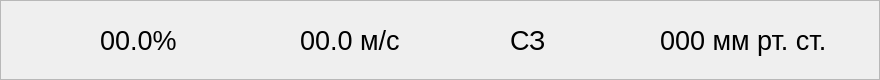
     <widget class="QFrame" name="frame">
      <property name="geometry">
       <rect>
        <x>100</x>
        <y>500</y>
        <width>880</width>
        <height>80</height>
       </rect>
      </property>
      <property name="minimumSize">
       <size>
        <width>880</width>
        <height>80</height>
       </size>
      </property>
      <property name="frameShape">
       <enum>QFrame::Shape::StyledPanel</enum>
      </property>
      <property name="frameShadow">
       <enum>QFrame::Shadow::Raised</enum>
      </property>
      <widget class="QLabel" name="pressureLabel">
       <property name="geometry">
        <rect>
         <x>660</x>
         <y>10</y>
         <width>190</width>
         <height>60</height>
        </rect>
       </property>
       <property name="minimumSize">
        <size>
         <width>190</width>
         <height>60</height>
        </size>
       </property>
       <property name="font">
        <font>
         <pointsize>20</pointsize>
        </font>
       </property>
       <property name="text">
        <string>000 мм рт. ст.</string>
       </property>
      </widget>
      <widget class="QLabel" name="windSpeedLabel">
       <property name="geometry">
        <rect>
         <x>300</x>
         <y>10</y>
         <width>120</width>
         <height>60</height>
        </rect>
       </property>
       <property name="minimumSize">
        <size>
         <width>120</width>
         <height>60</height>
        </size>
       </property>
       <property name="font">
        <font>
         <pointsize>20</pointsize>
        </font>
       </property>
       <property name="text">
        <string>00.0 м/с</string>
       </property>
      </widget>
      <widget class="QLabel" name="iconPressureLabel">
       <property name="geometry">
        <rect>
         <x>620</x>
         <y>30</y>
         <width>30</width>
         <height>30</height>
        </rect>
       </property>
       <property name="minimumSize">
        <size>
         <width>30</width>
         <height>30</height>
        </size>
       </property>
       <property name="maximumSize">
        <size>
         <width>30</width>
         <height>30</height>
        </size>
       </property>
       <property name="text">
        <string/>
       </property>
       <property name="pixmap">
        <pixmap resource="resources/resources.qrc">:/icons/icons/pressure.png</pixmap>
       </property>
       <property name="scaledContents">
        <bool>true</bool>
       </property>
      </widget>
      <widget class="QLabel" name="humidityLabel">
       <property name="geometry">
        <rect>
         <x>100</x>
         <y>10</y>
         <width>90</width>
         <height>60</height>
        </rect>
       </property>
       <property name="minimumSize">
        <size>
         <width>90</width>
         <height>60</height>
        </size>
       </property>
       <property name="font">
        <font>
         <pointsize>20</pointsize>
        </font>
       </property>
       <property name="text">
        <string>00.0%</string>
       </property>
      </widget>
      <widget class="QLabel" name="iconWindSpeedLabel">
       <property name="geometry">
        <rect>
         <x>260</x>
         <y>30</y>
         <width>30</width>
         <height>30</height>
        </rect>
       </property>
       <property name="minimumSize">
        <size>
         <width>30</width>
         <height>30</height>
        </size>
       </property>
       <property name="maximumSize">
        <size>
         <width>30</width>
         <height>30</height>
        </size>
       </property>
       <property name="text">
        <string/>
       </property>
       <property name="pixmap">
        <pixmap resource="resources/resources.qrc">:/icons/icons/wind.png</pixmap>
       </property>
       <property name="scaledContents">
        <bool>true</bool>
       </property>
      </widget>
      <widget class="QLabel" name="iconDegLabel">
       <property name="geometry">
        <rect>
         <x>470</x>
         <y>30</y>
         <width>30</width>
         <height>30</height>
        </rect>
       </property>
       <property name="minimumSize">
        <size>
         <width>30</width>
         <height>30</height>
        </size>
       </property>
       <property name="maximumSize">
        <size>
         <width>30</width>
         <height>30</height>
        </size>
       </property>
       <property name="text">
        <string/>
       </property>
       <property name="pixmap">
        <pixmap resource="resources/resources.qrc">:/icons/icons/compass.png</pixmap>
       </property>
       <property name="scaledContents">
        <bool>true</bool>
       </property>
      </widget>
      <widget class="QLabel" name="degLabel">
       <property name="geometry">
        <rect>
         <x>510</x>
         <y>10</y>
         <width>50</width>
         <height>61</height>
        </rect>
       </property>
       <property name="minimumSize">
        <size>
         <width>50</width>
         <height>60</height>
        </size>
       </property>
       <property name="font">
        <font>
         <pointsize>20</pointsize>
        </font>
       </property>
       <property name="text">
        <string>СЗ</string>
       </property>
      </widget>
      <widget class="QLabel" name="iconHumidityLabel">
       <property name="geometry">
        <rect>
         <x>60</x>
         <y>30</y>
         <width>30</width>
         <height>30</height>
        </rect>
       </property>
       <property name="minimumSize">
        <size>
         <width>30</width>
         <height>30</height>
        </size>
       </property>
       <property name="maximumSize">
        <size>
         <width>30</width>
         <height>30</height>
        </size>
       </property>
       <property name="text">
        <string/>
       </property>
       <property name="pixmap">
        <pixmap resource="resources/resources.qrc">:/icons/icons/humidity.png</pixmap>
       </property>
       <property name="scaledContents">
        <bool>true</bool>
       </property>
      </widget>
     </widget>
